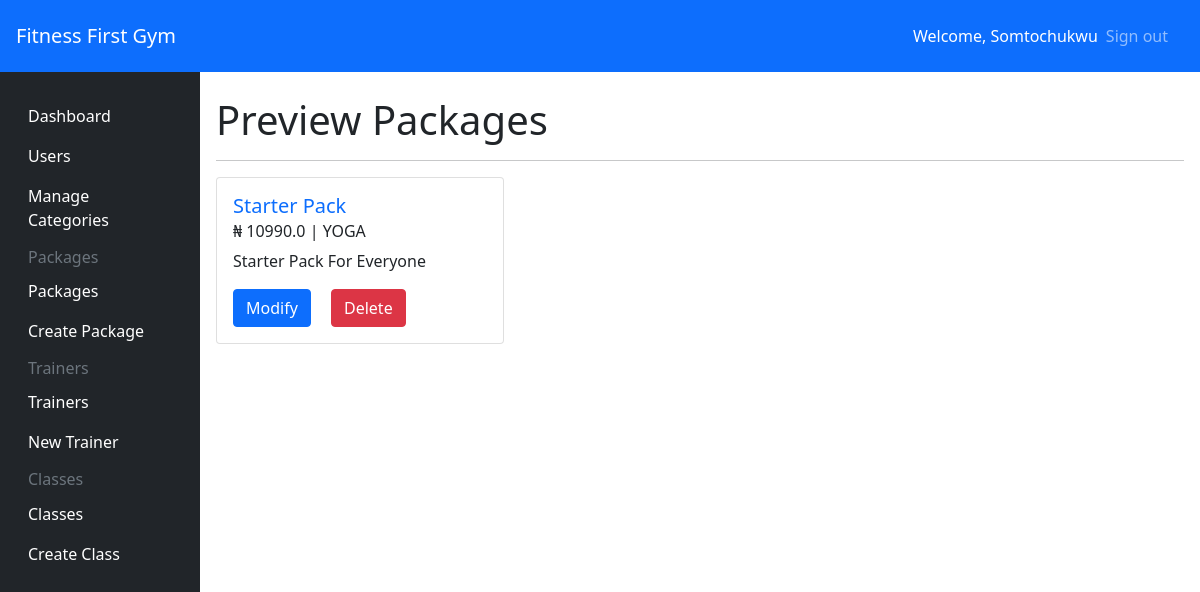
Page /admin/package/all (signed in) on the earlier database version.
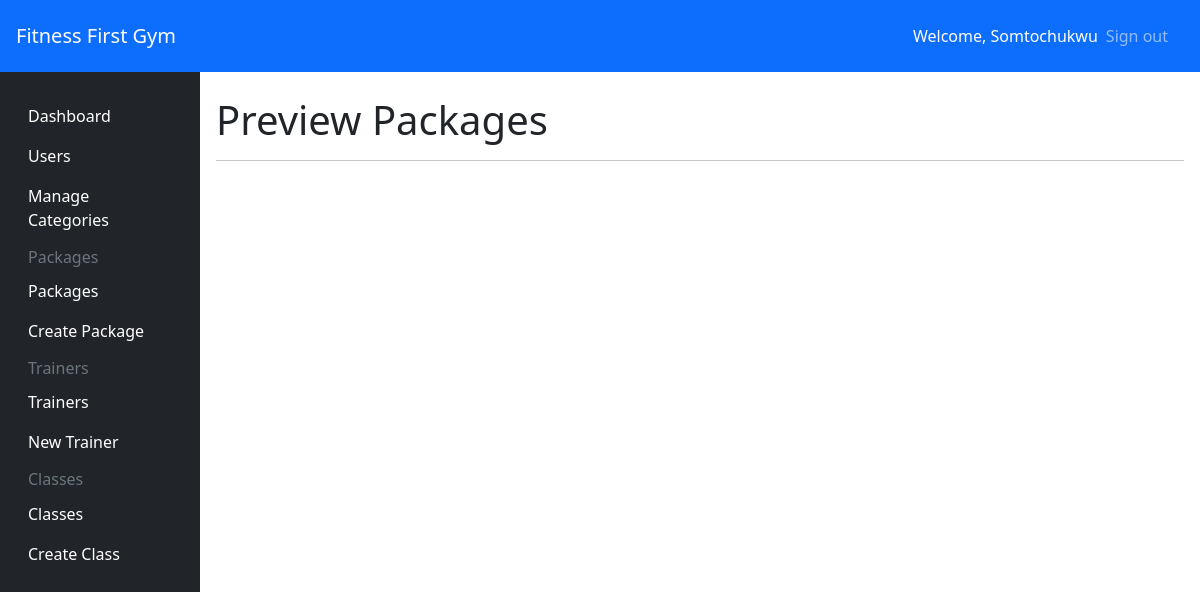
Same page on the later database version.
### app/models/__init__.py (models this page shows, shortened)
class User(UserMixin, db.Model):
    id = db.Column(db.Integer, primary_key=True)
    firstname = db.Column(db.String(200), nullable=False)
    lastname = db.Column(db.String(200), nullable=True)
    email = db.Column(db.String(100), nullable=False, unique=True)
    password = db.Column(db.String(200), nullable=False)
    isAdmin = db.Column(db.Boolean(), default=False)
    membership_id = db.Column(db.Integer, db.ForeignKey('package.id'), nullable=True)
    membership = db.relationship('Package', backref=db.backref('packages', lazy='dynamic'))
    createdAt = db.Column(db.DateTime, default=datetime.utcnow)

### app/models/Package.py (models this page shows)
class Package(db.Model):
    id = db.Column(db.Integer, primary_key=True)
    name = db.Column(db.String(100), unique=True)
    price = db.Column(db.Float)
    description = db.Column(db.String(100))
    premium = db.Column(db.Boolean, default=True)
    package_id = db.Column(db.Integer, db.ForeignKey('package_type.id'))
    package_type = db.relationship('PackageType', backref=db.backref('package', lazy='dynamic'))
    category_id = db.Column(db.Integer, db.ForeignKey('category.id'))
    category = db.relationship('Category', backref=db.backref('packages', lazy='dynamic'))

class Category(db.Model):
    id = db.Column(db.Integer, primary_key=True)
    name = db.Column(db.String(50), unique=True)

### app/admin_views.py (the view)
@app.route('/admin/package/all')
@login_required
@authorize_request
def all_packages():
   packages = Package.query.all()
   return render_template('pages/admin/packages/preview.html', packages=packages)

### app/admin_views.py (called while the page is built)
def authorize_request(view_func):
   @wraps(view_func)
   def wrapped_view(*args, **kwargs):
      try:
         if current_user.isAdmin:
               return view_func(*args, **kwargs)
         else:
            flash('Unauthorized')
            return redirect('/')
      except Exception as error:
         return render_template('pages/error/500.html', error=error)
   return wrapped_view

### app/models/__init__.py (called while the page is built)
@login_manager.user_loader
def load_user(id):
    return User.query.get(id)

### app/templates/pages/admin/packages/preview.html (shortened to what this page needs)
{% extends "components/admin_base.html" %}
{% block content %}
<h1 class="my-2">Preview Packages</h1>
<hr />
<div class="row">
    <div class="row row-cols-1 row-cols-md-2 row-cols-lg-3 row align-items-stretch justify-content-start card-deck">
        {% for package in packages %}
        <div class="col-auto">
            <div class="card" style="width: 18rem;">
                <div class="card-body">
                    <h5 class="card-title text-primary">{{package.name}}</h5>
                    <h6 class="card-subtitle mb-2 text-body-secondary"> ₦ {{package.price}} | {{package.category.name}}
                    </h6>
                    <p class="card-text">{{package.description}}</p>
                    <a href="/admin/package/edit/{{package.id}}" class="card-link btn btn-primary">Modify</a>
                    <a href="/admin/package/delete/{{package.id}}" class="card-link btn btn-danger">Delete</a>
                </div>
            </div>
        </div>
        {% endfor %}
    </div>
</div>
{% endblock content %}

### app/templates/components/admin_base.html (shortened to what this page needs)
<!DOCTYPE html>
<html lang="en">
<head>
    <link href="https://cdn.jsdelivr.net/npm/bootstrap@5.0.2/dist/css/bootstrap.min.css" rel="stylesheet"
>
</head>
<body class="relative">
    <main>
        <nav class="navbar navbar-dark sticky-top bg-primary flex-md-nowrap p-3">
            <a class="navbar-brand col-sm-3 col-md-2 mr-0" href="/">Fitness First Gym</a>
            <div class="navbar-nav px-3">
                <div class="nav-item text-nowrap d-flex align-items-center">
                    <span class="text-white mx-2">Welcome, {{current_user.firstname}}</span>
                    <a class="nav-link" href="/auth/logout">Sign out</a>
                </div>
            </div>
        </nav>
        <div>
            <div class="container-fluid">
                <div class="row">
                    {% include "components/admin_navbar.html" %}
                    <main role="main" class="relative col-md-9 ml-sm-auto col-lg-10 p-3">
                        {% block content %} {% endblock %}
                    </main>
                </div>
            </div>
        </div>
    </main>
</body>
</html>

### app/templates/components/admin_navbar.html
<nav class="vh-100 col-md-2 d-none d-md-block bg-dark sidebar sidebar-fixed py-4">
    <ul class="nav flex-column">
      <li class="nav-item">
        <a class="nav-link text-white" href="/admin/dashboard">Dashboard</a>
      </li>
    </ul>
    <ul class="nav flex-column">
      <li class="nav-item">
        <a class="nav-link text-white" href="/users/all">Users</a>
      </li>
    </ul>
    <ul class="nav flex-column">
      <li class="nav-item">
        <a class="nav-link text-white" href="/admin/categories">Manage Categories</a>
      </li>
    </ul>
    <h6 class="sidebar-heading d-flex justify-content-between align-items-center px-3 mt-2 mb-1 text-muted">
      <span>Packages</span>
    </h6>
    <ul class="nav flex-column">
      <li class="nav-item"><a class="nav-link text-white" href="/admin/package/all">Packages</a></li>
      <li class="nav-item"><a class="nav-link text-white" href="/admin/package/new">Create Package</a></li>
    </ul>
    <h6 class="sidebar-heading d-flex justify-content-between align-items-center px-3 mt-2 mb-1 text-muted">
      <span>Trainers</span>
    </h6>
    <ul class="nav flex-column mb-2">
      <li class="nav-item"><a class="nav-link text-white" href="/admin/trainer/all">Trainers</a></li>
      <li class="nav-item"><a class="nav-link text-white" href="/admin/trainer/new">New Trainer</a></li>
    </ul>
    <h6 class="sidebar-heading d-flex justify-content-between align-items-center px-3 mt-2 mb-1 text-muted">
      <span>Classes</span>
    </h6>
    <ul class="nav flex-column mb-2">
      <li class="nav-item"><a class="nav-link text-white" href="/admin/class/all">Classes</a></li>
      <li class="nav-item"><a class="nav-link text-white" href="/admin/class/new">Create Class</a></li>
    </ul>
</nav>

Differences in the rows shown:
removed Package: name "Starter Pack", price "10990.0", category.name "YOGA", description "Starter Pack For Everyone"
